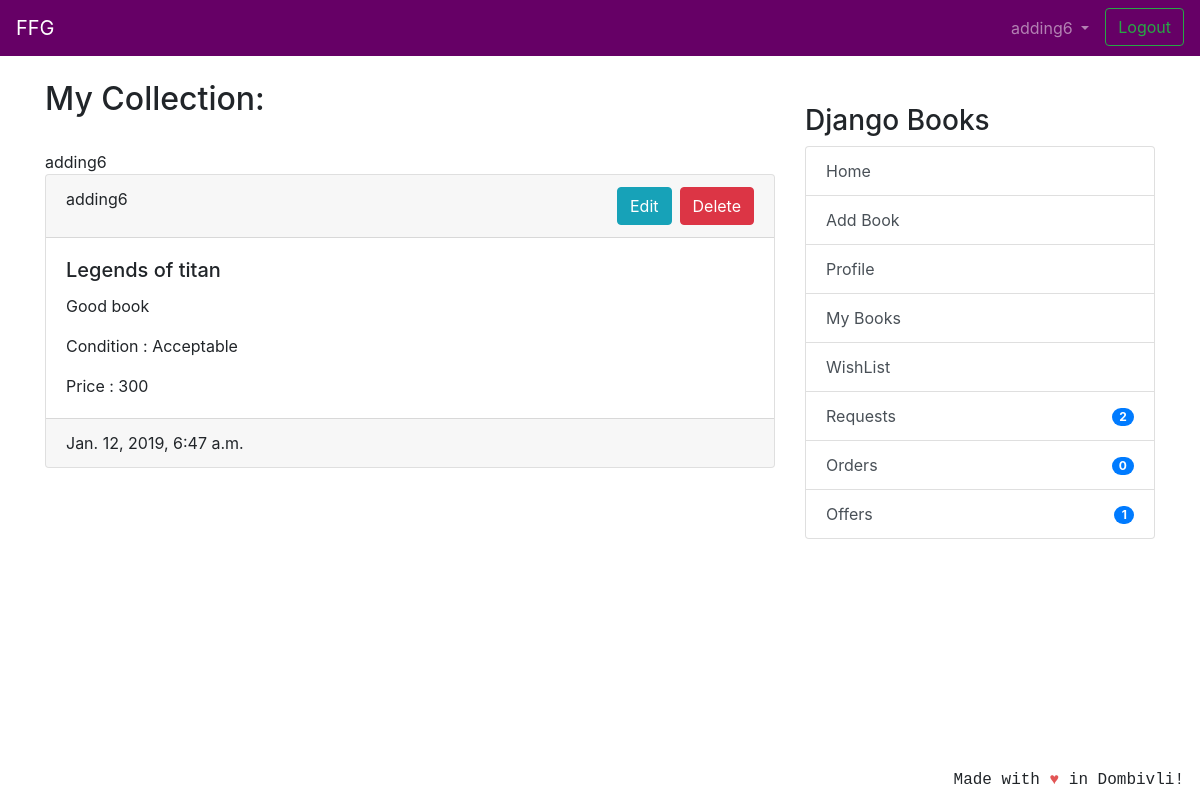
The page /userbooks/ (signed in) on the database as committed earlier.
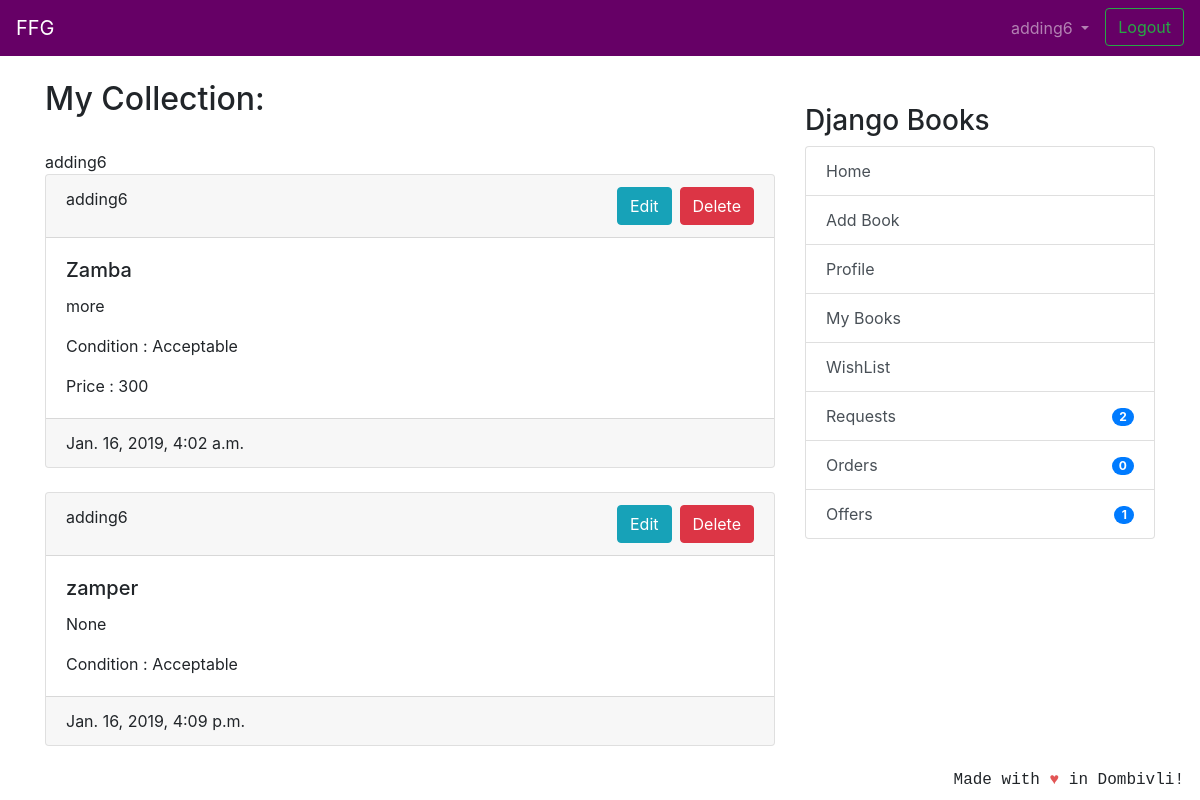
The same page on the database as committed later.
### coreapp/models.py (models this page shows, shortened)
class Book(models.Model):
    user = models.ForeignKey(User, on_delete=models.CASCADE, null=True)
    book_name = models.CharField(max_length=100)
    author_name = models.CharField(max_length=100, blank=True, null=True)
    description = models.CharField(max_length=2000,blank=True,null=True)
    image = models.ImageField(null=True, blank=True, upload_to="book_images/")
    price = models.IntegerField(null=True,blank=True)
    sell_or_exchange = models.CharField(
        max_length=100, choices=BUY_OR_EXCHANGE, default='Exchange')
    condition = models.CharField(
        max_length=100, choices=CONITION_CHOICES, default='Acceptable')
    created_at = models.DateTimeField(auto_now_add=True)
    class Meta:
        verbose_name = 'Book'
        verbose_name_plural = 'Books'

### coreapp/views.py (the view)
# urls.py: path('userbooks/', views.UserBookListView.as_view(),name='userbooks'),
class UserBookListView(generic.ListView):
    model = Book
    template_name = 'user_books_list_entries.html'
    context_object_name = 'books'
    ordering = ['-created_at']
    def get_queryset(self):
        collection_items = UserCollection.objects.get(
            owner=self.request.user.profile)
        return collection_items.get_collection_items()

### coreapp/models.py (called while the page is built)
    def get_collection_items(self):
        return self.books.all()

### nofapapp/context_processors.py (called while the page is built)
def add_variable_to_context(request):
    if request.user.id:
        return {
            'requestscount': Requests.objects.filter(requester=request.user).count(),
            'offercount' : Requests.objects.filter(offerrer=request.user).count(),
            'orderscount': Transaction.objects.filter(offerrer=request.user).count(),
            'addresscheck': get_object_or_404(ShippingAddress, profile=get_object_or_404(Profile, user=request.user)).address1
            }
    else:
        return {}

### templates/user_books_list_entries.html (shortened to what this page needs)
{% extends 'base.html' %}
{% block content %}
<h2 >My Collection:</h2>
<br/>
{{ user }}
{% if books %}
{% for book in books %}
<div class="card text-left">
    <div class="card-header">
        {{ book.user.username }}
        <a href="{% url 'coreapp:post-delete' book.id %}" class="btn btn-danger float-right">Delete</a>
        <a href="{% url 'coreapp:post-update' book.id %}" class="mr-2 btn btn-info float-right" >Edit</a>
    </div>
    <div class="card-body">
        <h5 class="card-title">{{ book.book_name }}</h5>
        <p class="card-text">{{ book.description }}</p>
        <p class="card-text">Condition : {{ book.condition }} </p>
        {% if book.price %}
        <p class="card-text">Price : {{ book.price }} </p>
        {% endif %}
        </div>
    <div class="card-footer text-mutxed">
        {{ book.created_at }}
    </div>
</div>
{% endfor %}
{% else %}
<div class="text-center"><h1>No Books Found ! Add Books ! </h1></div>
{% endif %}
{% endblock %}

### templates/base.html (shortened to what this page needs)
<!doctype html>
<html lang="en">
  <head>
    <link rel="stylesheet" href="https://stackpath.bootstrapcdn.com/bootstrap/4.2.1/css/bootstrap.min.css"
>
  </head>
  <body>
    <header class="site-header">
<nav class="navbar navbar-expand-lg navbar-dark" style="background-color: #660066;">
  <a class="navbar-brand" href="#">FFG</a>
  <div class="collapse navbar-collapse" id="navbarSupportedContent">
    <ul class="navbar-nav ml-auto">
      {% if user.is_authenticated %}
      <li class="nav-item dropdown">
        <a class="nav-link dropdown-toggle" href="#" id="navbarDropdown" role="button" data-toggle="dropdown"
          aria-haspopup="true" aria-expanded="false">
          {{ user.username }}
        </a>
      </li>
      <li><a class="btn btn-outline-success ml-2 my-2 my-sm-0" href="{% url 'logout'%}">Logout</a></li>
        {% else %}
      <li><a href="{% url 'login' %}" class="btn btn-outline-success">Login</a></li>
      <li><a href="{% url 'coreapp:signup' %}" class="btn btn-primary ml-2">Sign up</a></li>
      {% endif %}
    </ul>
  </div>
</nav>
  </header>
  <br/>
    <div class="container">
      <div class="row justify-content-center">
        <div class="col-8">
          {% block content %}
          {% endblock %}
        </div>
        {% if user.is_authenticated %}
                <div class="col-md-4">
                  <div class="content-section">
                    <br/>
                    <h3>Django Books</h3>
                      <ul class="list-group">
                        <a class="list-group-item list-group-item-action" href="{% url 'coreapp:list_entries' %}" > Home </a>
                        <a class="list-group-item list-group-item-action" href="{% url 'coreapp:new_entry' %}" > Add Book</a>
                        <a class="list-group-item list-group-item-action" href="{% url 'coreapp:profile' %}" >Profile</a>
                        <a class="list-group-item list-group-item-action" href="{% url 'coreapp:userbooks' %}" >My Books</a>
                        <a class="list-group-item list-group-item-action" href="{% url 'wishlist:wish_list' %}" >WishList</a>
                        <a class="list-group-item list-group-item-action" href="{% url 'transaction:requests_view' %}" >Requests<span class="badge badge-primary badge-pill float-right mt-1">{{ requestscount }}</span></a>
                        <a class="list-group-item list-group-item-action" href="{% url 'transaction:orders_view' %}" >Orders <span class="badge badge-primary badge-pill float-right mt-1">{{ orderscount }}</span></a>
                        <a class="list-group-item list-group-item-action" href="{% url 'transaction:offers_view' %}" >Offers <span class="badge badge-primary badge-pill float-right mt-1">{{ offercount }}</span></a>
                      </ul>
                  </div>
                </div>
                {% endif %}
      </div>
    </div>
<footer class="site-footer mr-3 mb-2" style="position:fixed;right:0;bottom:0;font-family: 'Courier';font-style: bold;">
  Made with <span style="color: #e25555;">&hearts;</span> in Dombivli!
</footer>
</body>
</html>

Rows that differ between the two databases and show on the page:
removed Book: user.username "adding6", book_name "Legends of titan", description "Good book", condition "Acceptable", price "300", created_at "Jan. 12, 2019, 6:47 a.m."
added Book: user.username "adding6", book_name "Zamba", description "more", condition "Acceptable", price "300", created_at "Jan. 16, 2019, 4:02 a.m."
added Book: user.username "adding6", book_name "zamper", description "None", condition "Acceptable", created_at "Jan. 16, 2019, 4:09 p.m."
